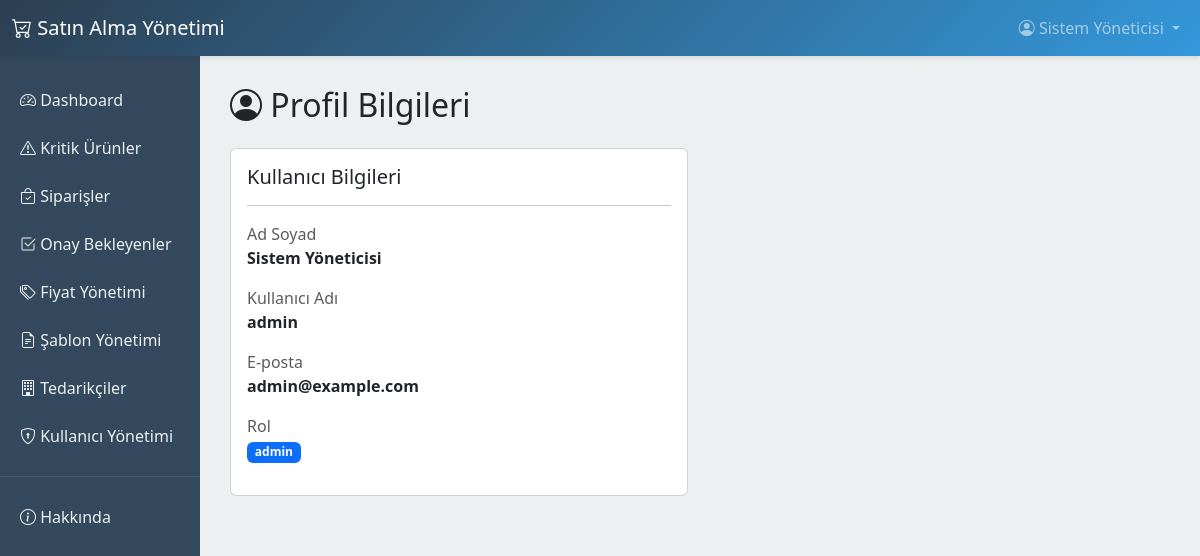
Screenshot of /profile (signed in) with the database file from the repository.
### app/models.py (models this page shows, shortened)
class User(UserMixin, db.Model):
    __tablename__ = 'users'
    id = db.Column(db.Integer, primary_key=True)
    name = db.Column(db.String(120), nullable=False)
    username = db.Column(db.String(80), unique=True, nullable=False)
    email = db.Column(db.String(120), unique=True)
    password_hash = db.Column(db.String(256), nullable=False)
    role = db.Column(db.String(20), default='purchasing')  # purchasing, manager, admin
    is_active = db.Column(db.Boolean, default=True)
    created_at = db.Column(db.DateTime, default=datetime.utcnow)

### app/routes/auth.py (the view)
@auth_bp.route('/profile')
@login_required
def profile():
    return render_template('auth/profile.html')

### app/models.py (called while the page is built)
@login_manager.user_loader
def load_user(id):
    return User.query.get(int(id))

### app/templates/auth/profile.html (shortened to what this page needs)
{% extends "base.html" %}
{% block content %}
<h2><i class="bi bi-person-circle"></i> Profil Bilgileri</h2>
<div class="row mt-4">
    <div class="col-md-6">
        <div class="card">
            <div class="card-body">
                <h5 class="card-title">Kullanıcı Bilgileri</h5>
                <hr>
                <div class="mb-3">
                    <label class="text-muted">Ad Soyad</label>
                    <p class="fw-bold">{{ current_user.name }}</p>
                </div>
                <div class="mb-3">
                    <label class="text-muted">Kullanıcı Adı</label>
                    <p class="fw-bold">{{ current_user.username }}</p>
                </div>
                <div class="mb-3">
                    <label class="text-muted">E-posta</label>
                    <p class="fw-bold">{{ current_user.email or 'Belirtilmemiş' }}</p>
                </div>
                <div class="mb-3">
                    <label class="text-muted">Rol</label>
                    <p><span class="badge bg-primary">{{ current_user.role }}</span></p>
                </div>
            </div>
        </div>
    </div>
</div>
{% endblock %}

### app/templates/base.html (shortened to what this page needs)
<!DOCTYPE html>
<html lang="tr">
<head>
    <link href="https://cdn.jsdelivr.net/npm/bootstrap@5.3.0/dist/css/bootstrap.min.css" rel="stylesheet">
    <link rel="stylesheet" href="https://cdn.jsdelivr.net/npm/bootstrap-icons@1.11.0/font/bootstrap-icons.css">
</head>
<body>
    <nav class="navbar navbar-expand-lg navbar-dark">
        <div class="container-fluid">
            <a class="navbar-brand" href="{{ url_for('main.dashboard') }}">
                <i class="bi bi-cart-check"></i> Satın Alma Yönetimi
            </a>
            <div class="collapse navbar-collapse" id="navbarNav">
                {% if current_user.is_authenticated %}
                <ul class="navbar-nav ms-auto">
                    <li class="nav-item dropdown">
                        <a class="nav-link dropdown-toggle" href="#" id="userDropdown" role="button"
                            data-bs-toggle="dropdown" aria-expanded="false">
                            <i class="bi bi-person-circle"></i> {{ current_user.name }}
                        </a>
                    </li>
                </ul>
                {% endif %}
            </div>
        </div>
    </nav>
    <div class="container-fluid">
        <div class="row">
            {% if current_user.is_authenticated %}
            <div class="col-md-2 sidebar">
                <a href="{{ url_for('main.dashboard') }}"
                    class="{% if request.endpoint == 'main.dashboard' %}active{% endif %}">
                    <i class="bi bi-speedometer2"></i> Dashboard
                </a>
                <a href="{{ url_for('purchasing.index') }}"
                    class="{% if request.endpoint == 'purchasing.index' or request.endpoint == 'purchasing.product_detail' %}active{% endif %}">
                    <i class="bi bi-exclamation-triangle"></i> Kritik Ürünler
                </a>
                <a href="{{ url_for('purchasing.orders') }}"
                    class="{% if request.endpoint == 'purchasing.orders' %}active{% endif %}">
                    <i class="bi bi-bag-check"></i> Siparişler
                </a>
                {% if current_user.role in ['admin', 'manager'] %}
                <a href="{{ url_for('purchasing.approvals') }}"
                    class="{% if request.endpoint == 'purchasing.approvals' %}active{% endif %}">
                    <i class="bi bi-check2-square"></i> Onay Bekleyenler
                </a>
                <a href="{{ url_for('purchasing.manage_prices') }}"
                    class="{% if request.endpoint == 'purchasing.manage_prices' %}active{% endif %}">
                    <i class="bi bi-tags"></i> Fiyat Yönetimi
                </a>
                <a href="{{ url_for('templates_bp.list_templates') }}"
                    class="{% if request.endpoint and request.endpoint.startswith('templates_bp') %}active{% endif %}">
                    <i class="bi bi-file-earmark-text"></i> Şablon Yönetimi
                </a>
                {% endif %}
                <a href="{{ url_for('suppliers.index') }}"
                    class="{% if request.endpoint and request.endpoint.startswith('suppliers') %}active{% endif %}">
                    <i class="bi bi-building"></i> Tedarikçiler
                </a>
                {% if current_user.role == 'admin' %}
                <a href="{{ url_for('admin_bp.manage_users') }}"
                    class="{% if request.endpoint and request.endpoint.startswith('admin') %}active{% endif %}">
                    <i class="bi bi-shield-lock"></i> Kullanıcı Yönetimi
                </a>
                {% endif %}
                <hr style="border-color: #7f8c8d;">
                <a href="{{ url_for('main.about') }}">
                    <i class="bi bi-info-circle"></i> Hakkında
                </a>
            </div>
            <div class="col-md-10 content-wrapper">
                {% else %}
                <div class="col-12 content-wrapper">
                    {% endif %}
                    {% block content %}{% endblock %}
                </div>
            </div>
        </div>
</body>
</html>

### app/templates/base.html (style rules this page uses)
:root { --primary-color: #2c3e50; --secondary-color: #3498db; --success-color: #27ae60; --warning-color: #f39c12; --danger-color: #e74c3c; }
body { font-family: 'Segoe UI', Tahoma, Geneva, Verdana, sans-serif; background-color: #ecf0f1; }
.navbar { background: linear-gradient(135deg, var(--primary-color), var(--secondary-color)); box-shadow: 0 2px 4px rgba(0, 0, 0, 0.1); }
.sidebar { min-height: calc(100vh - 56px); background-color: #34495e; padding: 20px 0; }
.sidebar a { color: #ecf0f1; padding: 12px 20px; display: block; text-decoration: none; transition: all 0.3s; }
.content-wrapper { padding: 30px; }

### rows the page displays
User: name "Sistem Yöneticisi", username "admin", email "admin@example.com", role "admin"
